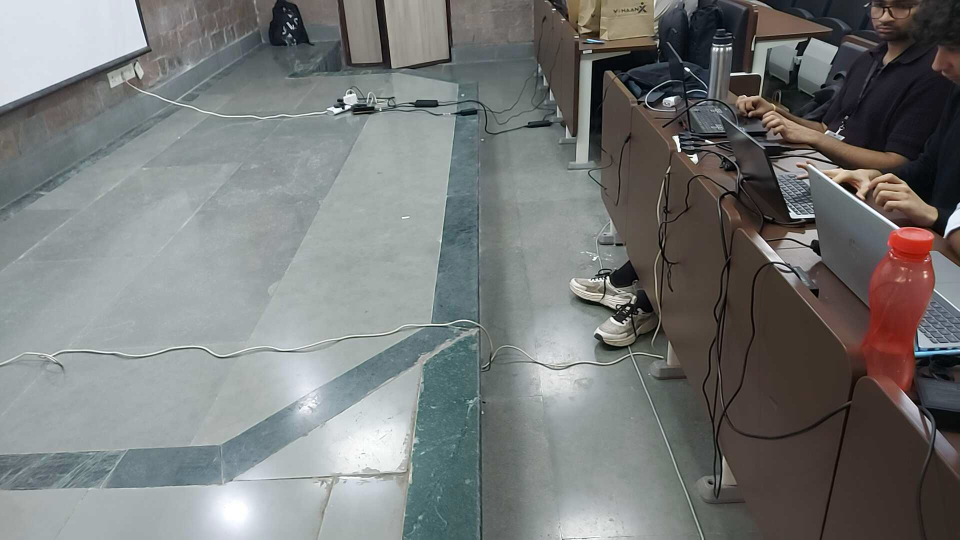
#> input picture data/reference_frame.jpg, 1920 x 1080 px, found by its file name (shown at 1/2 size)
$ python auto_suggest_zones.py
#> lines starting #> are read from the running program, lines starting #| are printed output that depends on the picture
### metro_safety/zones/geometry.py
"""Zone geometry definitions, validation, and point-in-polygon classifiers.
Includes:
- Robust geometric validation (detecting self-intersecting bowties, < 3 points, tiny areas)
- Automatic repair reordering points around centroid
- Strict zone semantics: platform, yellow_band, track_bed, danger_zone, ignore, and outside
"""
import math
import logging
from typing import List, Tuple, Dict, Any, Optional
import numpy as np
import cv2

logger = logging.getLogger("metro_safety.zones.geometry")


def do_segments_intersect(p1: Tuple[float, float], p2: Tuple[float, float],
                          p3: Tuple[float, float], p4: Tuple[float, float]) -> bool:
    """Return True if line segment (p1, p2) and (p3, p4) properly cross each other."""
    if (p1[0] == p3[0] and p1[1] == p3[1]) or (p1[0] == p4[0] and p1[1] == p4[1]) or \
       (p2[0] == p3[0] and p2[1] == p3[1]) or (p2[0] == p4[0] and p2[1] == p4[1]):
        return False

    def ccw(a, b, c):
        return (c[1] - a[1]) * (b[0] - a[0]) > (b[1] - a[1]) * (c[0] - a[0])

    return (ccw(p1, p3, p4) != ccw(p2, p3, p4)) and (ccw(p1, p2, p3) != ccw(p1, p2, p4))


def is_polygon_self_intersecting(pts: List[List[float]]) -> Tuple[bool, Optional[Tuple[int, int]]]:
    """Check if any non-adjacent edges in the polygon intersect (bowtie / self-intersecting),
    or if the polygon contains duplicate/repeated vertices."""
    n = len(pts)
    if n < 3:
        return False, None

    for i in range(n):
        for j in range(i + 1, n):
            if abs(pts[i][0] - pts[j][0]) < 1e-6 and abs(pts[i][1] - pts[j][1]) < 1e-6:
                return True, (i, j)

    if n < 4:
        return False, None

    for i in range(n):
        p1, p2 = pts[i], pts[(i + 1) % n]
        for j in range(i + 2, n):
            if (j + 1) % n == i:
                continue
            p3, p4 = pts[j], pts[(j + 1) % n]
            if do_segments_intersect(p1, p2, p3, p4):
                return True, (i, j)
    return False, None


# [11 lines left out: function reorder_polygon_around_centroid, not called in this run]


def validate_polygon(pts: List[List[float]], min_area: float = 100.0, name: str = "zone") -> Tuple[bool, Optional[str]]:
    """Validate polygon geometry:
    1. >= 3 points
    2. Non-self-intersecting edges (checked before area since self-intersecting shapes can cancel contour area)
    3. Non-tiny area
    """
    if len(pts) < 3:
        return False, f"Polygon '{name}' has fewer than 3 vertices ({len(pts)} points)"

    self_int, pair = is_polygon_self_intersecting(pts)
    if self_int:
        return False, f"Polygon '{name}' is self-intersecting (edges {pair[0]} and {pair[1]} cross; bowtie topology)"

    area = abs(cv2.contourArea(np.array(pts, dtype=np.float32)))
    if area < min_area:
        return False, f"Polygon '{name}' area is too small ({area:.1f} < {min_area:.1f} px^2)"

    return True, None


class Zone:
    """Represents a validated geometric polygon zone on a CCTV frame."""

    # [23 lines left out: functions __init__, contains_point, not called in this run]


class ZoneManager:
    """Manages platform zones and determines which zone a person/object belongs to.
    Strictly differentiates monitored platform zones from 'ignore' and 'outside' areas.
    """

    # Precedence order when checking zones (from innermost danger outwards)
    CHECK_ORDER = ["ignore", "track_bed", "yellow_band", "danger_zone", "platform"]

    # [46 lines left out: functions __init__, get_zone_for_point, not called in this run]

    def get_polygons(self) -> Dict[str, List[List[float]]]:
        """Return dict of current active polygon vertices."""
        return {name: zone.polygon.reshape(-1, 2).tolist() for name, zone in self.zones.items()}

    # [100 lines left out: functions update_zones, is_in_zone, is_point_monitored, draw_zones, not called in this run]

### backend/models/metro_safety/tools/auto_suggest_zones.py
"""Auto-Suggest Zones Tool (Item 10).
Analyzes an uncalibrated platform reference frame using perspective edge analysis,
horizontal line clustering, and floor color gradient segmentation
to propose candidate safety zone polygons (platform, yellow_band, track_bed, danger_zone).
All proposed polygons are strictly validated with bowtie and area checks before emission.
"""
import argparse
import json
import logging
from pathlib import Path
from typing import Dict, List, Tuple, Optional
import cv2
import numpy as np

from metro_safety.zones.geometry import validate_polygon

logger = logging.getLogger("metro_safety.tools.auto_suggest_zones")


def auto_suggest_zones(
    image_path_or_array: Path | str | np.ndarray,
    output_json_path: Optional[str] = None
) -> Dict[str, List[List[float]]]:
    """Analyze platform scene and compute suggested zone polygons."""
#> called with image_path_or_array = 'data/reference_frame.jpg', output_json_path = 'data/suggested_zones.json'
    if isinstance(image_path_or_array, (str, Path)):
        img = cv2.imread(str(image_path_or_array))
#> img is the input picture: shape (1080, 1920, 3); mean B, G, R 119.8, 120.8, 118.6
        if img is None:
            raise ValueError(f"Could not read image from {image_path_or_array}")
    else:
        img = image_path_or_array

    h, w = img.shape[:2]
#> h = 1080; w = 1920

    # Preprocessing: Grayscale and bilateral filter to preserve platform edges
    gray = cv2.cvtColor(img, cv2.COLOR_BGR2GRAY)
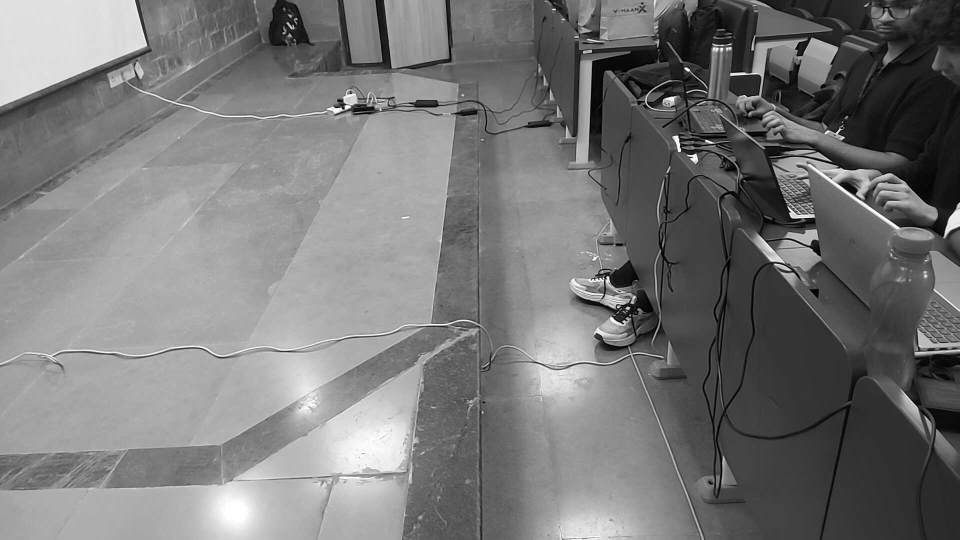
#> gray: shape (1080, 1920) (shown at 1/2 size); min 0, max 255, mean 120.1
    filtered = cv2.bilateralFilter(gray, 9, 75, 75)
    edges = cv2.Canny(filtered, 50, 150, apertureSize=3)
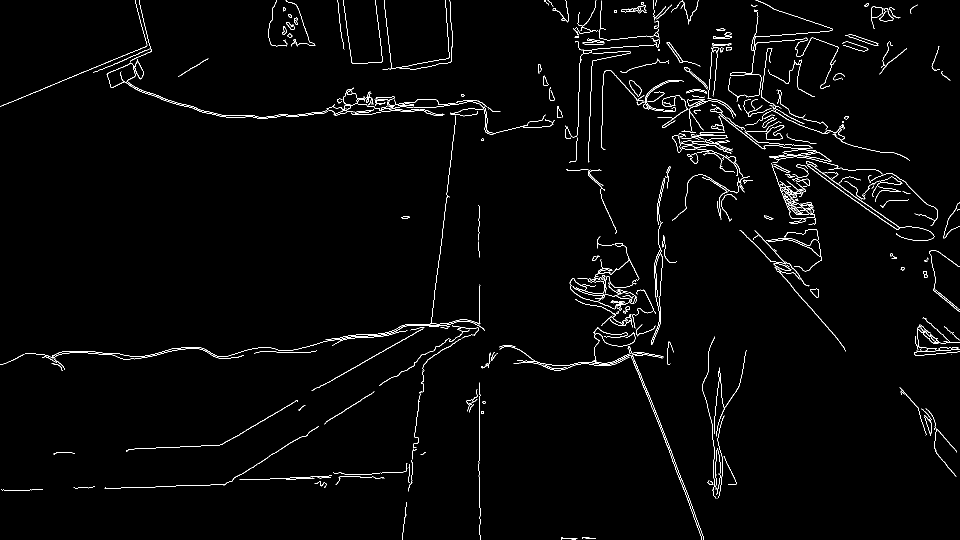
#> edges: shape (1080, 1920) (shown at 1/2 size); 1.9% white in thin lines or dots

    # Probabilistic Hough transform to detect dominant floor/platform line boundaries
    lines = cv2.HoughLinesP(edges, 1, np.pi / 180, threshold=80, minLineLength=int(w * 0.25), maxLineGap=20)
#> lines = None

    # Determine platform edge candidate line
    platform_edge_y = int(h * 0.65)  # Default fallback
#> platform_edge_y = 702
    if lines is not None:
        y_candidates = []
        for line in lines:
            pts = line.ravel()
            if len(pts) == 4:
                x1, y1, x2, y2 = pts
                # Look for near-horizontal or slightly angled lines in lower 60% of frame
                if min(y1, y2) > int(h * 0.35) and max(y1, y2) < int(h * 0.90):
                    angle = abs(math.atan2(float(y2 - y1), float(x2 - x1)) * 180.0 / math.pi)
                    if angle < 35.0:  # near horizontal
                        y_candidates.append(float(y1 + y2) / 2.0)
        if y_candidates:
            platform_edge_y = int(np.median(y_candidates))

    # Construct candidate polygons based on geometry proportions
    margin_x = int(w * 0.05)
#> margin_x = 96
    width_usable = w - 2 * margin_x
#> width_usable = 1728

    # 1. Platform zone (walking surface from top-mid down to yellow line)
    y_plat_top = max(int(h * 0.25), platform_edge_y - int(h * 0.35))
#> y_plat_top = 324
    y_yellow_top = max(y_plat_top + 20, platform_edge_y - int(h * 0.08))
#> y_yellow_top = 616
    y_yellow_bot = platform_edge_y
#> y_yellow_bot = 702
    y_track_bot = min(h - 10, platform_edge_y + int(h * 0.25))
#> y_track_bot = 972

    raw_candidates = {
        "platform": [
            [float(margin_x), float(y_plat_top)],
            [float(w - margin_x), float(y_plat_top)],
            [float(w - margin_x), float(y_yellow_top)],
            [float(margin_x), float(y_yellow_top)]
        ],
        "yellow_band": [
            [float(margin_x), float(y_yellow_top)],
            [float(w - margin_x), float(y_yellow_top)],
            [float(w - margin_x), float(y_yellow_bot)],
            [float(margin_x), float(y_yellow_bot)]
        ],
        "track_bed": [
            [float(margin_x), float(y_yellow_bot)],
            [float(w - margin_x), float(y_yellow_bot)],
            [float(w - margin_x), float(y_track_bot)],
            [float(margin_x), float(y_track_bot)]
        ],
        "danger_zone": [
            [float(margin_x), float(max(0, y_yellow_top - 15))],
            [float(w - margin_x), float(max(0, y_yellow_top - 15))],
            [float(w - margin_x), float(y_track_bot)],
            [float(margin_x), float(y_track_bot)]
        ]
    }

    # Strict validation of every suggested zone
    validated_zones: Dict[str, List[List[float]]] = {}
    for z_name, poly in raw_candidates.items():
        is_valid, msg = validate_polygon(poly, name=z_name)
        if is_valid:
            validated_zones[z_name] = poly
        else:
            logger.warning(f"[AutoSuggest] Proposed zone '{z_name}' failed validation: {msg}")

    if output_json_path:
        out_p = Path(output_json_path)
        out_p.parent.mkdir(parents=True, exist_ok=True)
        with open(out_p, "w", encoding="utf-8") as f:
            json.dump(validated_zones, f, indent=2)
        logger.info(f"[AutoSuggest] Saved {len(validated_zones)} suggested zones to {out_p}")

    return validated_zones


import math

if __name__ == "__main__":
    parser = argparse.ArgumentParser(description="Auto-suggest initial platform zones from CCTV frame.")
    parser.add_argument("--image", type=str, default="data/reference_frame.jpg", help="Reference frame path")
    parser.add_argument("--output", type=str, default="data/suggested_zones.json", help="Output JSON path")
    args = parser.parse_args()

    try:
        zones = auto_suggest_zones(args.image, args.output)
        print(f"Auto-suggested {len(zones)} valid zones from {args.image}:")
#| Auto-suggested 4 valid zones from data/reference_frame.jpg:
        for k, v in zones.items():
            print(f"  • {k}: {len(v)} vertices")
        print(f"Saved to: {args.output}")
    except Exception as e:
        print(f"Auto-suggest error: {e}")

$ run again, with data/calibrated_frame.jpg copied over data/reference_frame.jpg
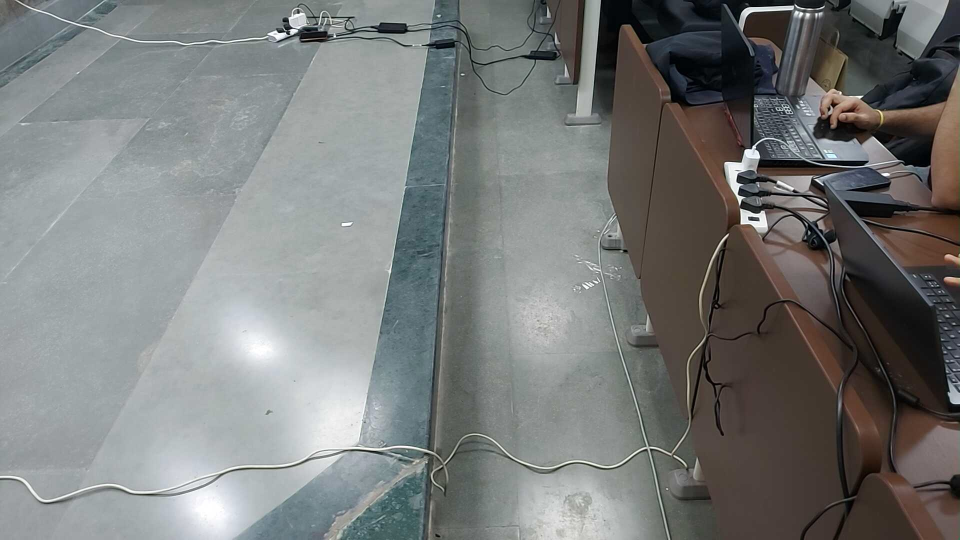
#> input picture data/calibrated_frame.jpg, 1920 x 1080 px, found by its file name (shown at 1/2 size)
#> in auto_suggest_zones, img is the input picture: shape (1080, 1920, 3); mean B, G, R 121.4, 122.4, 120.1
#> in auto_suggest_zones, `gray = cv2.cvtColor(img, cv2.COLOR_BGR2GRAY)`:
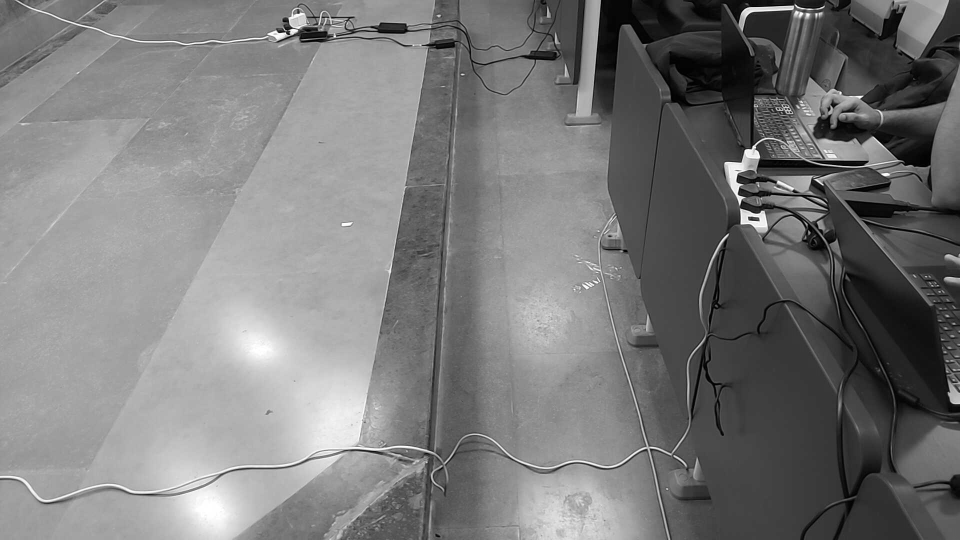
#> gray: shape (1080, 1920) (shown at 1/2 size); min 0, max 255, mean 121.7
#> in auto_suggest_zones, `edges = cv2.Canny(filtered, 50, 150, apertureSize=3)`:
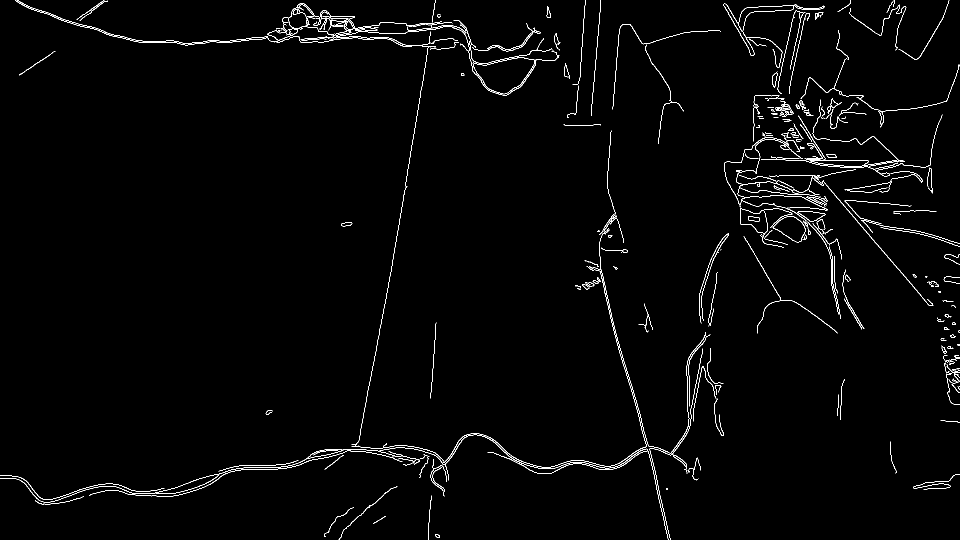
#> edges: shape (1080, 1920) (shown at 1/2 size); 1.6% white in thin lines or dots
#> lines = None
#| Auto-suggested 4 valid zones from data/reference_frame.jpg:
